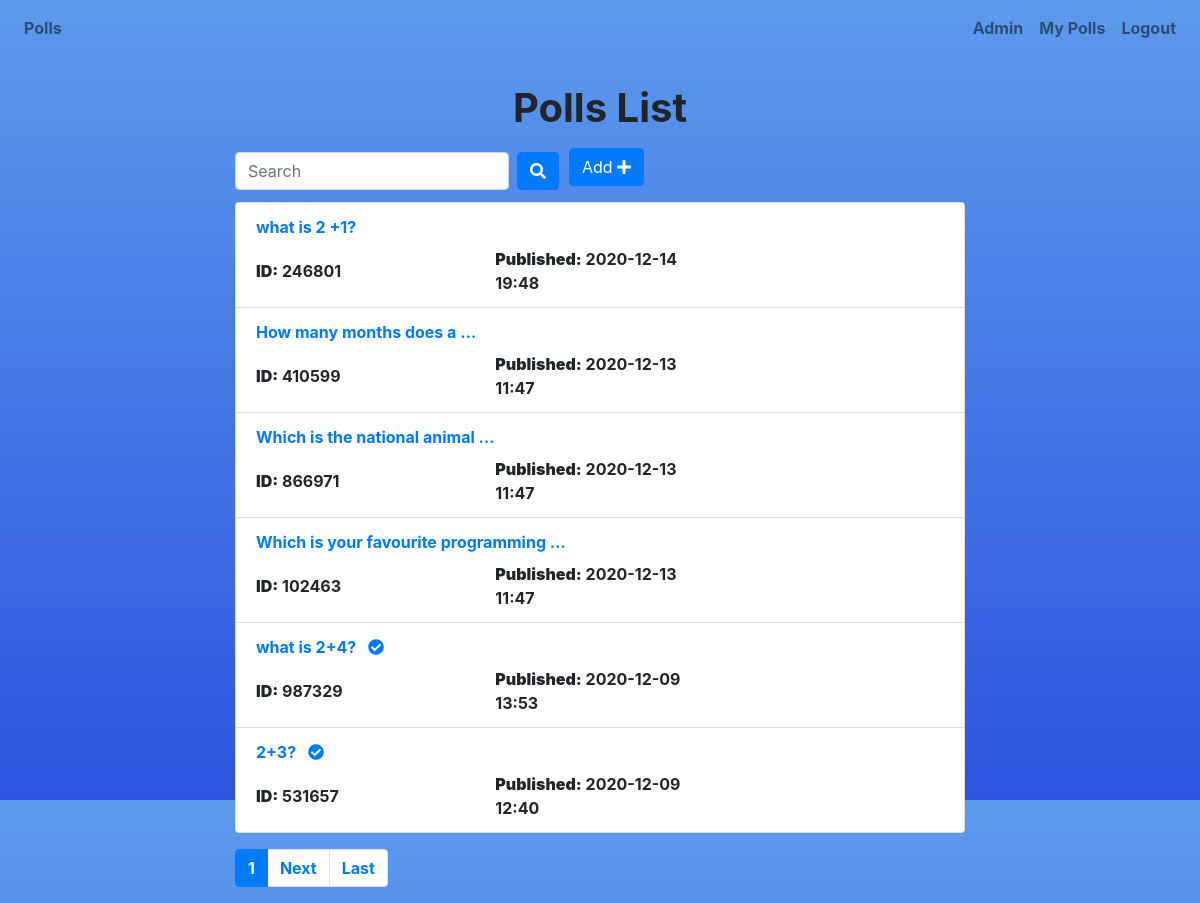
/polls/poll/list/ (signed in), run on an earlier commit of the app's database.
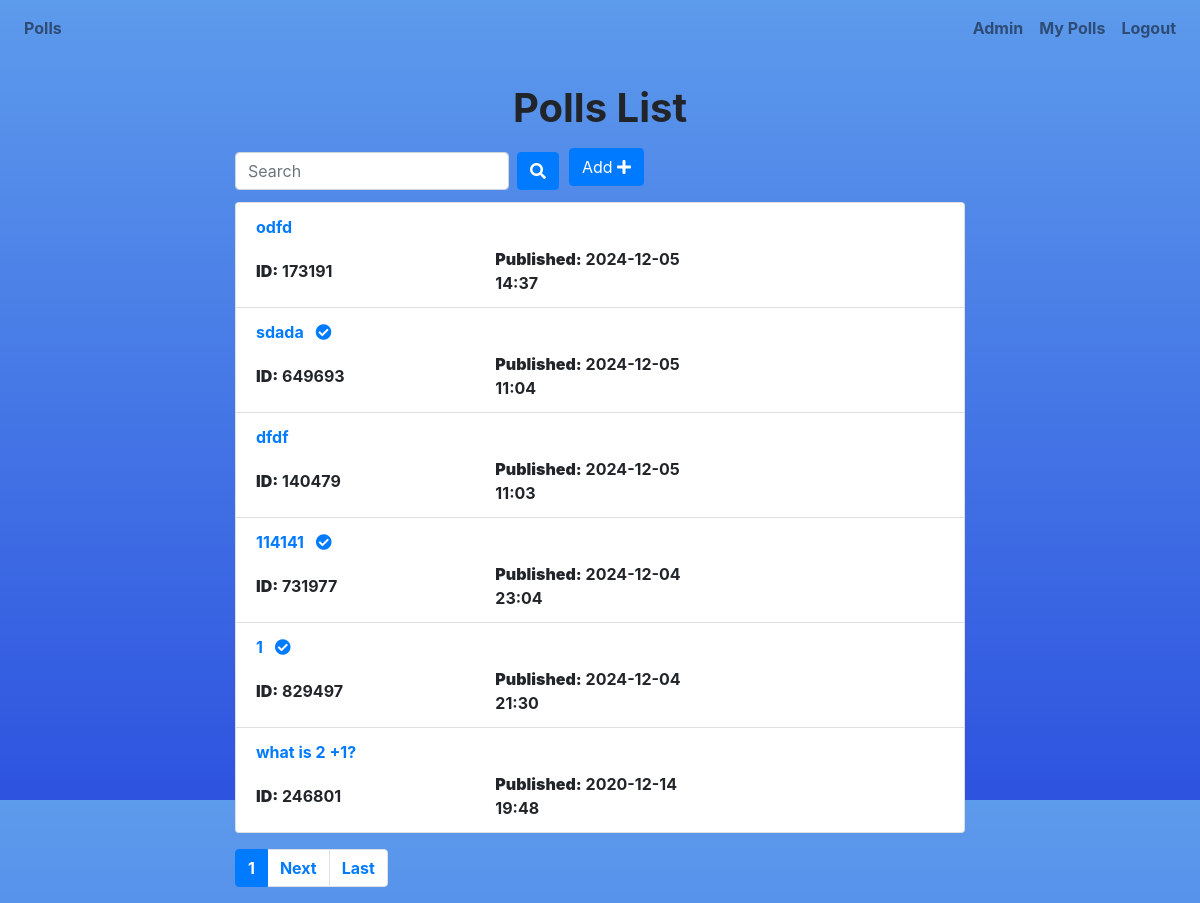
And on a later commit of the database.
### polls/models.py (models this page shows, shortened)
class Poll(models.Model):
    owner = models.ForeignKey(User, on_delete=models.CASCADE)
    poll_id = models.TextField(unique=True, blank=True)
    text = models.TextField()
    pub_date = models.DateTimeField(default=timezone.now)
    active = models.BooleanField(default=True)

### polls/views.py (the view)
# urls.py: path('poll/list/', views.polls_list, name='list'),
@login_required()
def polls_list(request):
    all_polls = Poll.objects.all().order_by('-pub_date')
    search_term = ''
    if 'name' in request.GET:
        all_polls = all_polls.order_by('text')
    if 'date' in request.GET:
        pass
    if 'vote' in request.GET:
        all_polls = all_polls.annotate(Count('vote')).order_by('vote__count')
    if 'search' in request.GET:
        search_term = request.GET['search']
        all_polls = all_polls.filter(text__icontains=search_term)
    paginator = Paginator(all_polls, 6)  # Show 6 contacts per page
    page = request.GET.get('page')
    polls = paginator.get_page(page)
    get_dict_copy = request.GET.copy()
    params = get_dict_copy.pop('page', True) and get_dict_copy.urlencode()
    context = {
        'polls': polls,
        'params': params,
        'search_term': search_term,
    }
    return render(request, 'polls/polls_list.html', context)

### polls/templates/polls/polls_list.html (shortened to what this page needs)
{% extends 'base.html' %}
{% load static %}
{% block custom_css %}
<link rel="stylesheet" href="{% static 'css/poll.css' %}">
{% endblock custom_css %}
{% block content %}
<div class="container" style="margin-top: -1vw;">
    <div class="row" style="margin-top: 20px">
        <div class="col-md-8 offset-sm-2">
            <h1 class="text-center mt-3 mb-3">Polls List</h1>
            <form class="form-inline">
                <div class="form-group mr-sm-2 mb-2">
                    <input type="search" class="form-control" name="search" placeholder="Search" value="{{ search_term }}">
                </div>
                <button type="submit" class="btn btn-primary mb-2"><i class="fas fa-search"></i></button>
                <a class="btn btn-primary mb-3 float-right" href="{% url 'polls:add' %}" role="button" style="margin-left: 10px; margin-bottom: -2px;">Add <i class="fas fa-plus"></i></a>
            </form>
            <ul class="list-group">
                {% for poll in polls %}
                <li class="list-group-item">
                    <a href="{% url 'polls:detail' poll.id %}">
                        {{ poll.text|truncatewords:5 }}
                        {% if not poll.active %}
                            <i class="fas fa-check-circle ml-2"></i>
                        {% endif %}
                    </a>
                    <div class="row mt-2 align-items-center">
                        <div class="col">
                            <strong>ID:</strong> {{ poll.poll_id }}
                        </div>
                        <div class="col">
                            <strong>Published:</strong> {{ poll.pub_date|date:"Y-m-d H:i" }}
                        </div>
                            <div class="col">
                            </div>
                    </div>
                </li>
                {% endfor %}
            </ul>
            <nav class="mt-3">
                <ul class="pagination">
                    <li class="page-item active"><a class="page-link" href="">{{ polls.number }}</a></li>
                    {% if polls.has_next %}
                    <li class="page-item"><a class="page-link" href="?page={{ polls.next_page_number }}&{{ params }}">Next</a></li>
                    <li class="page-item"><a class="page-link" href="?page={{ polls.paginator.num_pages }}&{{ params }}">Last</a></li>
                    {% endif %}
                </ul>
            </nav>
        </div>
    </div>
</div>
{% endblock content %}

What changed in the data, as far as the page shows it:
no longer on this page (row edited): Poll: text "How many months does a …", poll_id "410599", pub_date "2020-12-13 11:47"
no longer on this page (row edited): Poll: text "Which is the national animal …", poll_id "866971", pub_date "2020-12-13 11:47"
no longer on this page (row edited): Poll: text "Which is your favourite programming …", poll_id "102463", pub_date "2020-12-13 11:47"
no longer on this page (row edited): Poll: text "what is 2+4?", active False (drawn), poll_id "987329", pub_date "2020-12-09 13:53"
no longer on this page (row edited): Poll: text "2+3?", active False (drawn), poll_id "531657", pub_date "2020-12-09 12:40"
added Poll: text "odfd", poll_id "173191", pub_date "2024-12-05 14:37"
added Poll: text "sdada", active False (drawn), poll_id "649693", pub_date "2024-12-05 11:04"
added Poll: text "dfdf", poll_id "140479", pub_date "2024-12-05 11:03"
added Poll: text "114141", active False (drawn), poll_id "731977", pub_date "2024-12-04 23:04"
added Poll: text "1", active False (drawn), poll_id "829497", pub_date "2024-12-04 21:30"
